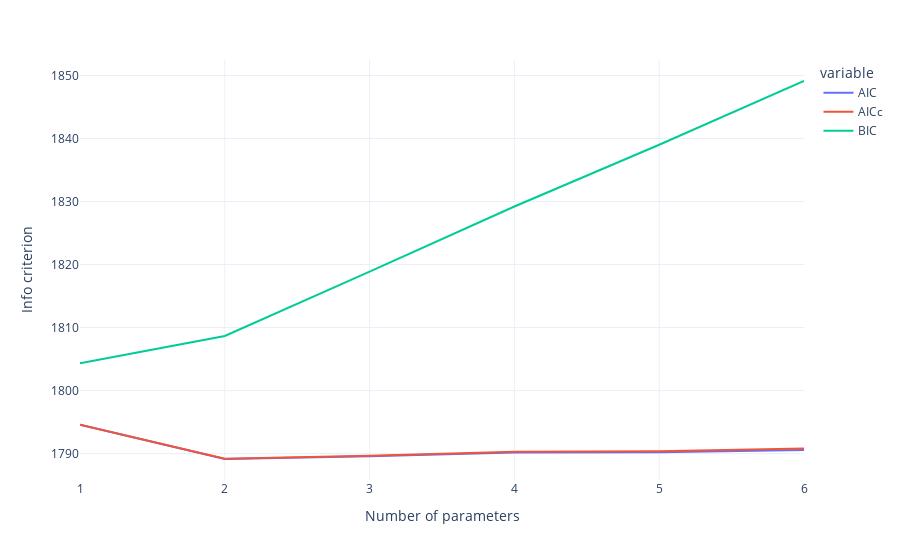

This figure's notebook cell:
### Markdown cell above
Best is lowest BIC, that is with 2 parameters (polynomial of degree 1).

### Code cell
df_info = inf_crit(DX_subset="NL")
fig = px.line(df_info)
fig.update_layout(xaxis_title="Number of parameters", yaxis_title="Info criterion")
fig

### Figure 1 — Plotly figure (JSON) as saved in the notebook; plotly's stock layout.template omitted (floating-point values rounded to 4 significant figures)
{"data": [{"hovertemplate": "variable=AIC<br>index=%{x}<br>value=%{y}<extra></extra>", "legendgroup": "AIC", "line": {"color": "#636efa", "dash": "solid"}, "marker": {"symbol": "circle"}, "mode": "lines", "name": "AIC", "orientation": "v", "showlegend": true, "type": "scatter", "x": [1, 2, 3, 4, 5, 6], "xaxis": "x", "y": [1795.0, 1789.0, 1790.0, 1790.0, 1790.0, 1791.0], "yaxis": "y"}, {"hovertemplate": "variable=AICc<br>index=%{x}<br>value=%{y}<extra></extra>", "legendgroup": "AICc", "line": {"color": "#EF553B", "dash": "solid"}, "marker": {"symbol": "circle"}, "mode": "lines", "name": "AICc", "orientation": "v", "showlegend": true, "type": "scatter", "x": [1, 2, 3, 4, 5, 6], "xaxis": "x", "y": [1795.0, 1789.0, 1790.0, 1790.0, 1790.0, 1791.0], "yaxis": "y"}, {"hovertemplate": "variable=BIC<br>index=%{x}<br>value=%{y}<extra></extra>", "legendgroup": "BIC", "line": {"color": "#00cc96", "dash": "solid"}, "marker": {"symbol": "circle"}, "mode": "lines", "name": "BIC", "orientation": "v", "showlegend": true, "type": "scatter", "x": [1, 2, 3, 4, 5, 6], "xaxis": "x", "y": [1804.0, 1809.0, 1819.0, 1829.0, 1839.0, 1849.0], "yaxis": "y"}], "layout": {"legend": {"title": {"text": "variable"}, "tracegroupgap": 0}, "margin": {"t": 60}, "xaxis": {"anchor": "y", "domain": [0, 1], "title": {"text": "Number of parameters"}}, "yaxis": {"anchor": "x", "domain": [0, 1], "title": {"text": "Info criterion"}}}}
